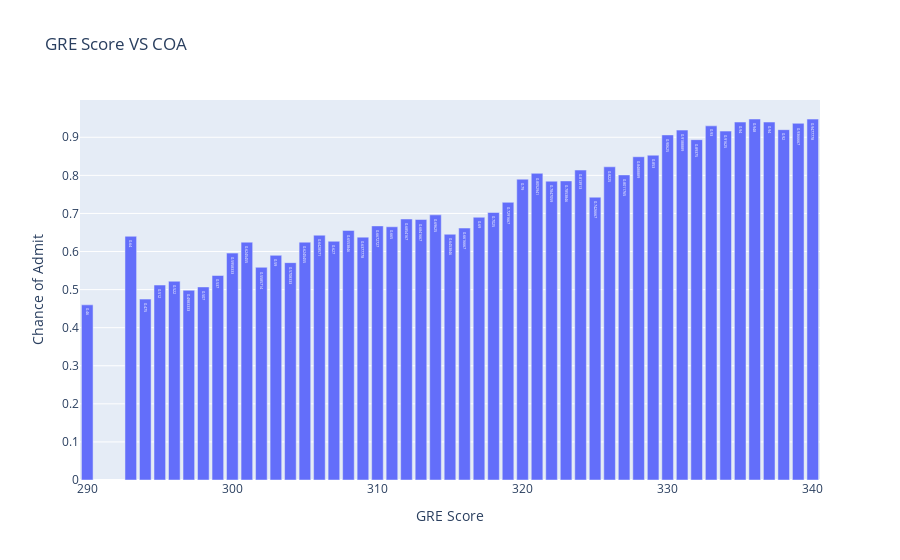
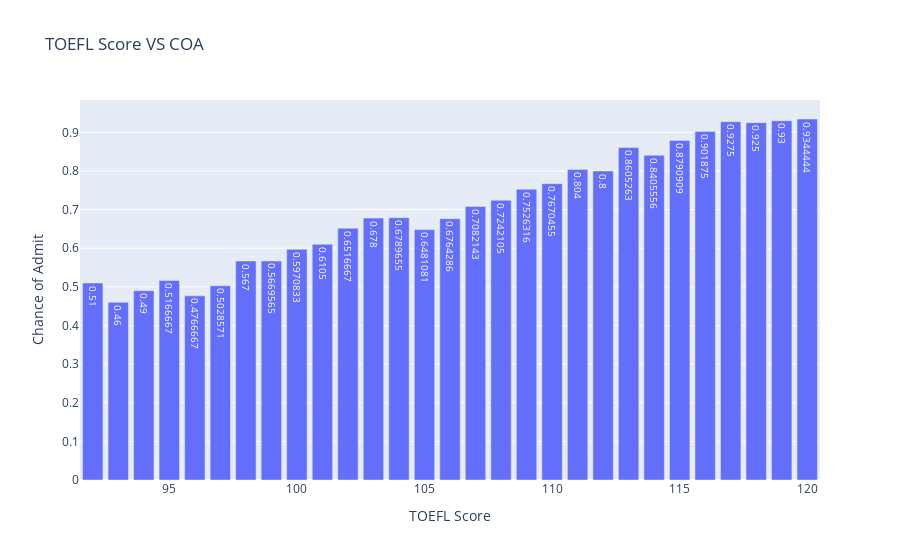
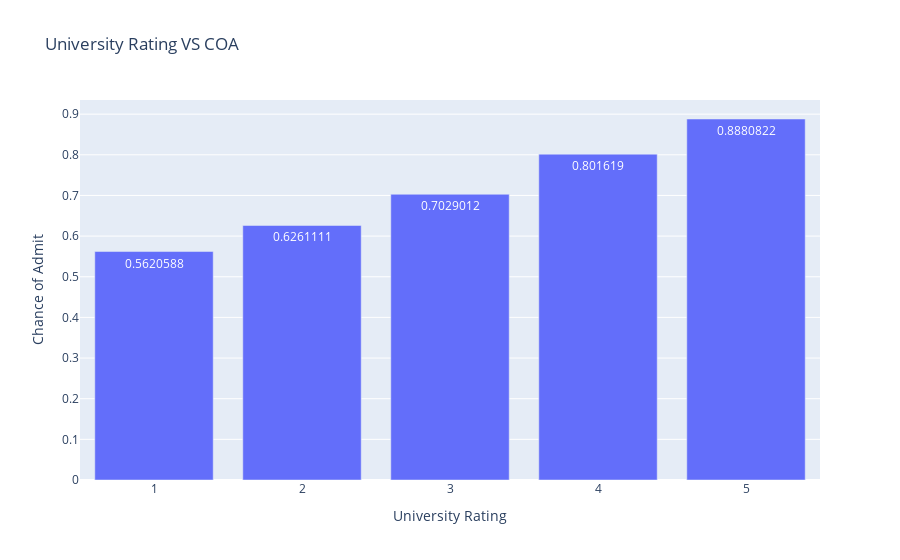
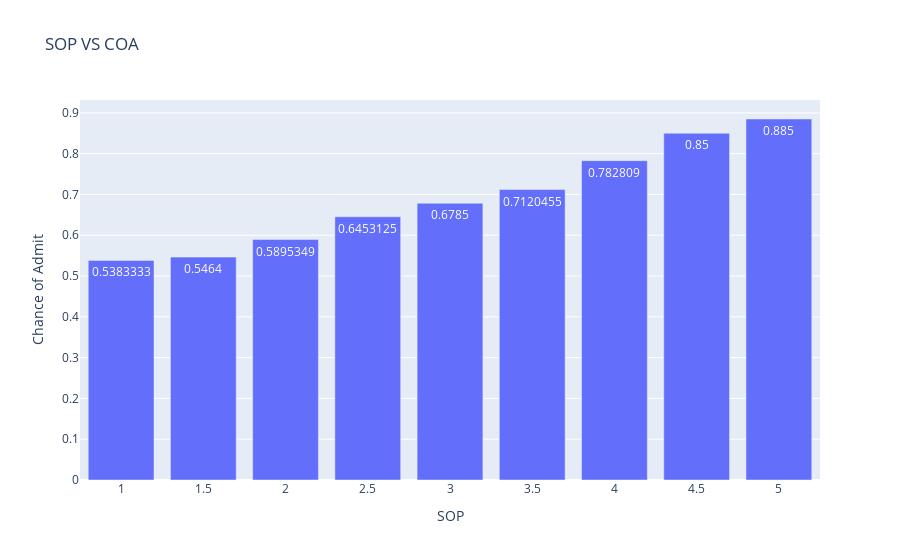

The code cell stored with these charts, in order, in its notebook:
### Markdown cell above
BAR PLOT (using plotly)

### Code cell
df_dup=df[['GRE Score','TOEFL Score','University Rating','SOP','LOR','CGPA','Research','Chance of Admit']]
for i in df_dup:
    agg_uni=df.groupby(i,as_index=False)['Chance of Admit'].mean()
    if i != 'Chance of Admit':
        fig=px.bar(agg_uni,x=i,y='Chance of Admit',title=i+' VS COA',text_auto=True)
        fig.show()
    else:
        pass

### Figure 1 — Plotly figure (JSON) as saved in the notebook; plotly's stock layout.template omitted (floating-point values rounded to 4 significant figures)
{"data": [{"alignmentgroup": "True", "hovertemplate": "GRE Score=%{x}<br>Chance of Admit=%{y}<extra></extra>", "legendgroup": "", "marker": {"color": "#636efa", "pattern": {"shape": ""}}, "name": "", "offsetgroup": "", "orientation": "v", "showlegend": false, "textposition": "auto", "texttemplate": "%{y}", "type": "bar", "x": [290, 293, 294, 295, 296, 297, 298, 299, 300, 301, 302, 303, 304, 305, 306, 307, 308, 309, 310, 311, 312, 313, 314, 315, 316, 317, 318, 319, 320, 321, 322, 323, 324, 325, 326, 327, 328, 329, 330, 331, 332, 333, 334, 335, 336, 337, 338, 339, 340], "xaxis": "x", "y": [0.46, 0.64, 0.475, 0.512, 0.522, 0.4983, 0.507, 0.537, 0.5958, 0.6245, 0.5586, 0.59, 0.5708, 0.6245, 0.6429, 0.627, 0.6554, 0.6378, 0.6673, 0.665, 0.6854, 0.6842, 0.6963, 0.6454, 0.6617, 0.69, 0.7025, 0.7292, 0.79, 0.8053, 0.7847, 0.7854, 0.8139, 0.7427, 0.8225, 0.8012, 0.8489, 0.853, 0.9062, 0.9189, 0.8938, 0.93, 0.9163, 0.94, 0.948, 0.94, 0.92, 0.9367, 0.9478], "yaxis": "y"}], "layout": {"barmode": "relative", "legend": {"tracegroupgap": 0}, "title": {"text": "GRE Score VS COA"}, "xaxis": {"anchor": "y", "domain": [0, 1], "title": {"text": "GRE Score"}}, "yaxis": {"anchor": "x", "domain": [0, 1], "title": {"text": "Chance of Admit"}}}}

### Figure 2 — Plotly figure (JSON) as saved in the notebook; plotly's stock layout.template omitted (floating-point values rounded to 4 significant figures)
{"data": [{"alignmentgroup": "True", "hovertemplate": "TOEFL Score=%{x}<br>Chance of Admit=%{y}<extra></extra>", "legendgroup": "", "marker": {"color": "#636efa", "pattern": {"shape": ""}}, "name": "", "offsetgroup": "", "orientation": "v", "showlegend": false, "textposition": "auto", "texttemplate": "%{y}", "type": "bar", "x": [92, 93, 94, 95, 96, 97, 98, 99, 100, 101, 102, 103, 104, 105, 106, 107, 108, 109, 110, 111, 112, 113, 114, 115, 116, 117, 118, 119, 120], "xaxis": "x", "y": [0.51, 0.46, 0.49, 0.5167, 0.4767, 0.5029, 0.567, 0.567, 0.5971, 0.6105, 0.6517, 0.678, 0.679, 0.6481, 0.6764, 0.7082, 0.7242, 0.7526, 0.767, 0.804, 0.8, 0.8605, 0.8406, 0.8791, 0.9019, 0.9275, 0.925, 0.93, 0.9344], "yaxis": "y"}], "layout": {"barmode": "relative", "legend": {"tracegroupgap": 0}, "title": {"text": "TOEFL Score VS COA"}, "xaxis": {"anchor": "y", "domain": [0, 1], "title": {"text": "TOEFL Score"}}, "yaxis": {"anchor": "x", "domain": [0, 1], "title": {"text": "Chance of Admit"}}}}

### Figure 3 — Plotly figure (JSON) as saved in the notebook; plotly's stock layout.template omitted (floating-point values rounded to 4 significant figures)
{"data": [{"alignmentgroup": "True", "hovertemplate": "University Rating=%{x}<br>Chance of Admit=%{y}<extra></extra>", "legendgroup": "", "marker": {"color": "#636efa", "pattern": {"shape": ""}}, "name": "", "offsetgroup": "", "orientation": "v", "showlegend": false, "textposition": "auto", "texttemplate": "%{y}", "type": "bar", "x": [1, 2, 3, 4, 5], "xaxis": "x", "y": [0.5621, 0.6261, 0.7029, 0.8016, 0.8881], "yaxis": "y"}], "layout": {"barmode": "relative", "legend": {"tracegroupgap": 0}, "title": {"text": "University Rating VS COA"}, "xaxis": {"anchor": "y", "domain": [0, 1], "title": {"text": "University Rating"}}, "yaxis": {"anchor": "x", "domain": [0, 1], "title": {"text": "Chance of Admit"}}}}

### Figure 4 — Plotly figure (JSON) as saved in the notebook; plotly's stock layout.template omitted (floating-point values rounded to 4 significant figures)
{"data": [{"alignmentgroup": "True", "hovertemplate": "SOP=%{x}<br>Chance of Admit=%{y}<extra></extra>", "legendgroup": "", "marker": {"color": "#636efa", "pattern": {"shape": ""}}, "name": "", "offsetgroup": "", "orientation": "v", "showlegend": false, "textposition": "auto", "texttemplate": "%{y}", "type": "bar", "x": [1, 1.5, 2, 2.5, 3, 3.5, 4, 4.5, 5], "xaxis": "x", "y": [0.5383, 0.5464, 0.5895, 0.6453, 0.6785, 0.712, 0.7828, 0.85, 0.885], "yaxis": "y"}], "layout": {"barmode": "relative", "legend": {"tracegroupgap": 0}, "title": {"text": "SOP VS COA"}, "xaxis": {"anchor": "y", "domain": [0, 1], "title": {"text": "SOP"}}, "yaxis": {"anchor": "x", "domain": [0, 1], "title": {"text": "Chance of Admit"}}}}
